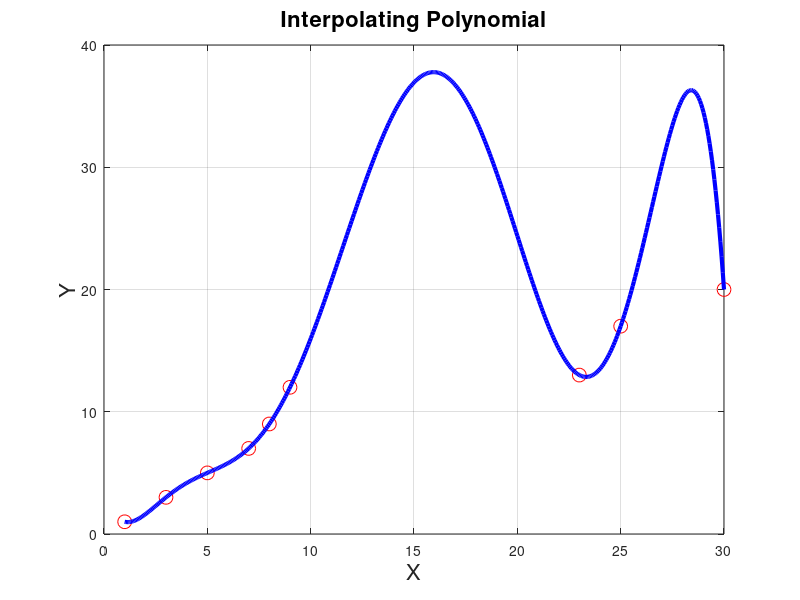

MATLAB code to generate this figure:
fontSize = 16;
% Generate the sample data.
X=[1,3,5,7,8,9,23,25,30]
Y=[1,3,5,7,9,12,13,17,20]
% Find the coefficients.
coeffs = polyfit(X, Y, length(Y)+1)
plot(X, Y, 'ro', 'MarkerSize', 10);
% Make a finer sampling so we can see what it
% does in between the training points.
interpolatedX = linspace(min(X), max(X), 500);
interpolatedY = polyval(coeffs, interpolatedX);
% Plot the interpolated points.
hold on;
plot(interpolatedX, interpolatedY, 'b-', 'LineWidth', 3);
grid on;
title('Interpolating Polynomial', 'FontSize', fontSize);
xlabel('X', 'FontSize', fontSize);
ylabel('Y', 'FontSize', fontSize);
% Enlarge figure to full screen.
set(gcf, 'units','normalized','outerposition',[0 0 1 1]);